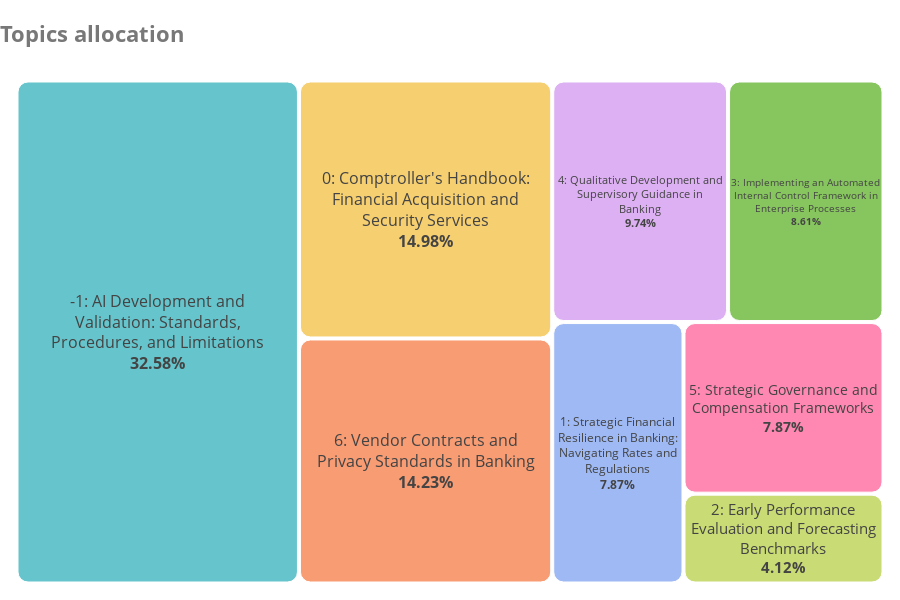

Notebook code for this chart:
### Code cell
from h2o_mrm.viz import create_topics_distribution_pie

create_topics_distribution_pie(exp.chunks, exp.topic_names)

### Figure 1 — Plotly figure (JSON) as saved in the notebook; plotly's stock layout.template omitted (floating-point values rounded to 4 significant figures)
{"data": [{"branchvalues": "total", "customdata": [["-1: AI Development and<br />Validation: Standards,<br />Procedures, and Limitations", 87], ["0: Comptroller's Handbook:<br />Financial Acquisition and<br />Security Services", 40], ["1: Strategic Financial<br />Resilience in Banking:<br />Navigating Rates and<br />Regulations", 21], ["2: Early Performance<br />Evaluation and Forecasting<br />Benchmarks", 11], ["3: Implementing an Automated<br />Internal Control Framework in<br />Enterprise Processes", 23], ["4: Qualitative Development and<br />Supervisory Guidance in<br />Banking", 26], ["5: Strategic Governance and<br />Compensation Frameworks", 21], ["6: Vendor Contracts and<br />Privacy Standards in Banking", 38]], "domain": {"x": [0, 1], "y": [0, 1]}, "hovertemplate": "<b>%{customdata[0]}</b><br>Percentage: %{value}%<br>Chunks: %{customdata[1]}", "ids": ["-1: AI Development and<br />Validation: Standards,<br />Procedures, and Limitations<br><b><span style='color:#18178'>32.58%</span></b>", "0: Comptroller's Handbook:<br />Financial Acquisition and<br />Security Services<br><b><span style='color:#18178'>14.98%</span></b>", "1: Strategic Financial<br />Resilience in Banking:<br />Navigating Rates and<br />Regulations<br><b><span style='color:#18178'>7.87%</span></b>", "2: Early Performance<br />Evaluation and Forecasting<br />Benchmarks<br><b><span style='color:#18178'>4.12%</span></b>", "3: Implementing an Automated<br />Internal Control Framework in<br />Enterprise Processes<br><b><span style='color:#18178'>8.61%</span></b>", "4: Qualitative Development and<br />Supervisory Guidance in<br />Banking<br><b><span style='color:#18178'>9.74%</span></b>", "5: Strategic Governance and<br />Compensation Frameworks<br><b><span style='color:#18178'>7.87%</span></b>", "6: Vendor Contracts and<br />Privacy Standards in Banking<br><b><span style='color:#18178'>14.23%</span></b>"], "labels": ["-1: AI Development and<br />Validation: Standards,<br />Procedures, and Limitations<br><b><span style='color:#18178'>32.58%</span></b>", "0: Comptroller's Handbook:<br />Financial Acquisition and<br />Security Services<br><b><span style='color:#18178'>14.98%</span></b>", "1: Strategic Financial<br />Resilience in Banking:<br />Navigating Rates and<br />Regulations<br><b><span style='color:#18178'>7.87%</span></b>", "2: Early Performance<br />Evaluation and Forecasting<br />Benchmarks<br><b><span style='color:#18178'>4.12%</span></b>", "3: Implementing an Automated<br />Internal Control Framework in<br />Enterprise Processes<br><b><span style='color:#18178'>8.61%</span></b>", "4: Qualitative Development and<br />Supervisory Guidance in<br />Banking<br><b><span style='color:#18178'>9.74%</span></b>", "5: Strategic Governance and<br />Compensation Frameworks<br><b><span style='color:#18178'>7.87%</span></b>", "6: Vendor Contracts and<br />Privacy Standards in Banking<br><b><span style='color:#18178'>14.23%</span></b>"], "marker": {"cornerradius": 10}, "name": "", "parents": ["", "", "", "", "", "", "", ""], "textfont": {"size": 16}, "textposition": "middle center", "texttemplate": "%{label}", "type": "treemap", "values": [32.58, 14.98, 7.87, 4.12, 8.61, 9.74, 7.87, 14.23]}], "layout": {"height": 600, "legend": {"tracegroupgap": 0}, "margin": {"b": 10, "l": 10, "r": 10, "t": 50}, "title": {"text": "<b><span style=\"color:#787878;font-size:22px;\">Topics allocation</span></b>", "x": 0, "y": 0.95}, "treemapcolorway": ["rgb(102, 197, 204)", "rgb(246, 207, 113)", "rgb(248, 156, 116)", "rgb(220, 176, 242)", "rgb(135, 197, 95)", "rgb(158, 185, 243)", "rgb(254, 136, 177)", "rgb(201, 219, 116)", "rgb(139, 224, 164)", "rgb(180, 151, 231)", "rgb(179, 179, 179)"]}}
